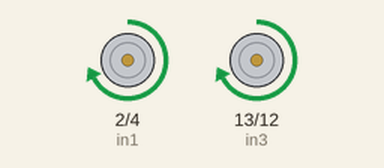
The sketch below on a simulated Arduino Uno, built with avr-gcc and run on an emulated ATmega328P. Parts: motor-driver pin pairs drawn as motors (green arrow = first pin HIGH = forward, orange = second pin HIGH = backward, longer = more drive, scaled by the enable pin).

Above: at 5.0 s.
At 11.5 s:
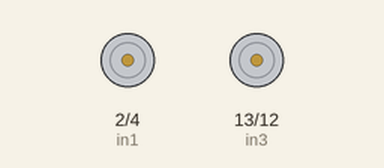
Timing chart, 0 to 16.9 s (numbered marks = the images above):
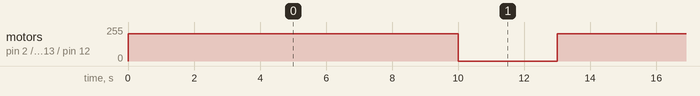

The sketch:

test_motor_controller_L298N.ino
```cpp
// Motor A connections
int enA = 3;
int in1 = 2;
int in2 = 4;
// Motor B connections
int enB = 11;
int in3 = 13;
int in4 = 12;

void setup() {
  // put your setup code here, to run once:
  pinMode(enA, OUTPUT);
  pinMode(enB, OUTPUT);
  pinMode(in1, OUTPUT);
	pinMode(in2, OUTPUT);
	pinMode(in3, OUTPUT);
	pinMode(in4, OUTPUT);

  // turn off motors
  motorsStop();
}

void loop() {
  // put your main code here, to run repeatedly:
  directionControl();
  delay(3000);
}

void motorsStop() {
  // turn off motors
  digitalWrite(in1, LOW);
	digitalWrite(in2, LOW);
	digitalWrite(in3, LOW);
	digitalWrite(in4, LOW);
}

void directionControl() {
  // Set motors to max speed
  // for pwm pins values are 0 to 255
  double mult = 0.8;
  analogWrite(enA, 255*mult);
  analogWrite(enB, 255*mult);

  // Turn on motor A & B and go forward
	digitalWrite(in1, HIGH);
	digitalWrite(in2, LOW);
	digitalWrite(in3, HIGH);
	digitalWrite(in4, LOW);
	delay(10000);

  motorsStop();

	// Now change motor directions and reverse
	// digitalWrite(in1, LOW);
	// digitalWrite(in2, HIGH);
	// digitalWrite(in3, LOW);
	// digitalWrite(in4, HIGH);
	// delay(3000);

  // motorsStop();

  // // Turn left
	// digitalWrite(in1, HIGH);
	// digitalWrite(in2, LOW);
	// digitalWrite(in3, LOW);
	// digitalWrite(in4, HIGH);
	// delay(3000);

  // motorsStop();

  // // Turn right
	// digitalWrite(in1, LOW);
	// digitalWrite(in2, HIGH);
	// digitalWrite(in3, HIGH);
	// digitalWrite(in4, LOW);
	// delay(3000);

  // motorsStop();
}
```

Measured:
- by itself, motor on pin 2 (in1) / pin 4 (in2), motor on pin 13 (in3) / pin 12 (in4): alternates forward 204/255 for 10.0 s and stopped for 3.0 s
